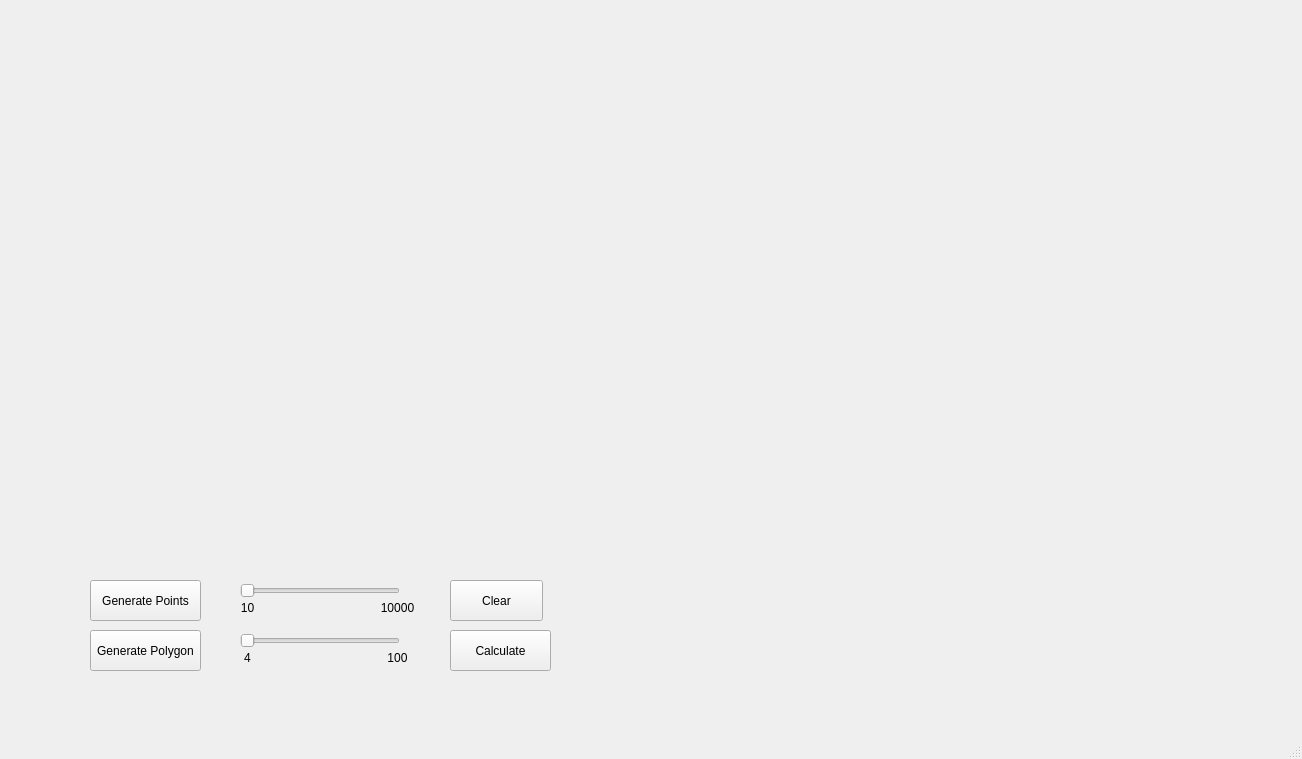
<?xml version="1.0" encoding="UTF-8"?>
<ui version="4.0">
 <class>MainWindow</class>
 <widget class="QMainWindow" name="MainWindow">
  <property name="geometry">
   <rect>
    <x>0</x>
    <y>0</y>
    <width>1302</width>
    <height>759</height>
   </rect>
  </property>
  <property name="windowTitle">
   <string>MainWindow</string>
  </property>
  <widget class="QWidget" name="centralwidget">
   <widget class="QWidget" name="gridLayoutWidget">
    <property name="geometry">
     <rect>
      <x>0</x>
      <y>0</y>
      <width>1301</width>
      <height>571</height>
     </rect>
    </property>
    <layout class="QGridLayout" name="graphicLayout"/>
   </widget>
   <widget class="QPushButton" name="pushButton">
    <property name="geometry">
     <rect>
      <x>90</x>
      <y>630</y>
      <width>111</width>
      <height>41</height>
     </rect>
    </property>
    <property name="text">
     <string>Generate Polygon</string>
    </property>
    <property name="iconSize">
     <size>
      <width>30</width>
      <height>30</height>
     </size>
    </property>
   </widget>
   <widget class="QPushButton" name="pushButton_2">
    <property name="geometry">
     <rect>
      <x>450</x>
      <y>630</y>
      <width>101</width>
      <height>41</height>
     </rect>
    </property>
    <property name="text">
     <string>Calculate</string>
    </property>
   </widget>
   <widget class="QPushButton" name="pushButton_3">
    <property name="geometry">
     <rect>
      <x>90</x>
      <y>580</y>
      <width>111</width>
      <height>41</height>
     </rect>
    </property>
    <property name="text">
     <string>Generate Points</string>
    </property>
   </widget>
   <widget class="QPushButton" name="pushButton_4">
    <property name="geometry">
     <rect>
      <x>450</x>
      <y>580</y>
      <width>93</width>
      <height>41</height>
     </rect>
    </property>
    <property name="text">
     <string>Clear</string>
    </property>
   </widget>
   <widget class="QSlider" name="pointsSlider">
    <property name="geometry">
     <rect>
      <x>240</x>
      <y>580</y>
      <width>160</width>
      <height>22</height>
     </rect>
    </property>
    <property name="minimum">
     <number>10</number>
    </property>
    <property name="maximum">
     <number>10000</number>
    </property>
    <property name="orientation">
     <enum>Qt::Horizontal</enum>
    </property>
   </widget>
   <widget class="QLabel" name="label">
    <property name="geometry">
     <rect>
      <x>220</x>
      <y>600</y>
      <width>55</width>
      <height>16</height>
     </rect>
    </property>
    <property name="text">
     <string>10</string>
    </property>
    <property name="alignment">
     <set>Qt::AlignCenter</set>
    </property>
   </widget>
   <widget class="QLabel" name="label_2">
    <property name="geometry">
     <rect>
      <x>370</x>
      <y>600</y>
      <width>55</width>
      <height>16</height>
     </rect>
    </property>
    <property name="text">
     <string>10000</string>
    </property>
    <property name="alignment">
     <set>Qt::AlignCenter</set>
    </property>
   </widget>
   <widget class="QSlider" name="polygonSlider">
    <property name="geometry">
     <rect>
      <x>240</x>
      <y>630</y>
      <width>160</width>
      <height>22</height>
     </rect>
    </property>
    <property name="minimum">
     <number>4</number>
    </property>
    <property name="maximum">
     <number>100</number>
    </property>
    <property name="orientation">
     <enum>Qt::Horizontal</enum>
    </property>
   </widget>
   <widget class="QLabel" name="label_3">
    <property name="geometry">
     <rect>
      <x>220</x>
      <y>650</y>
      <width>55</width>
      <height>16</height>
     </rect>
    </property>
    <property name="text">
     <string>4</string>
    </property>
    <property name="alignment">
     <set>Qt::AlignCenter</set>
    </property>
   </widget>
   <widget class="QLabel" name="label_4">
    <property name="geometry">
     <rect>
      <x>370</x>
      <y>650</y>
      <width>55</width>
      <height>16</height>
     </rect>
    </property>
    <property name="text">
     <string>100</string>
    </property>
    <property name="alignment">
     <set>Qt::AlignCenter</set>
    </property>
   </widget>
   <widget class="QLabel" name="pointsSliderValue">
    <property name="geometry">
     <rect>
      <x>290</x>
      <y>610</y>
      <width>55</width>
      <height>16</height>
     </rect>
    </property>
    <property name="text">
     <string/>
    </property>
    <property name="alignment">
     <set>Qt::AlignCenter</set>
    </property>
   </widget>
   <widget class="QLabel" name="polygonSliderValue">
    <property name="geometry">
     <rect>
      <x>290</x>
      <y>650</y>
      <width>55</width>
      <height>16</height>
     </rect>
    </property>
    <property name="text">
     <string/>
    </property>
    <property name="alignment">
     <set>Qt::AlignCenter</set>
    </property>
   </widget>
   <zorder>pointsSlider</zorder>
   <zorder>gridLayoutWidget</zorder>
   <zorder>pushButton</zorder>
   <zorder>pushButton_2</zorder>
   <zorder>pushButton_3</zorder>
   <zorder>pushButton_4</zorder>
   <zorder>label</zorder>
   <zorder>label_2</zorder>
   <zorder>polygonSlider</zorder>
   <zorder>label_3</zorder>
   <zorder>label_4</zorder>
   <zorder>pointsSliderValue</zorder>
   <zorder>polygonSliderValue</zorder>
  </widget>
  <widget class="QMenuBar" name="menubar">
   <property name="geometry">
    <rect>
     <x>0</x>
     <y>0</y>
     <width>1302</width>
     <height>26</height>
    </rect>
   </property>
  </widget>
  <widget class="QStatusBar" name="statusbar"/>
 </widget>
 <resources/>
 <connections/>
</ui>
